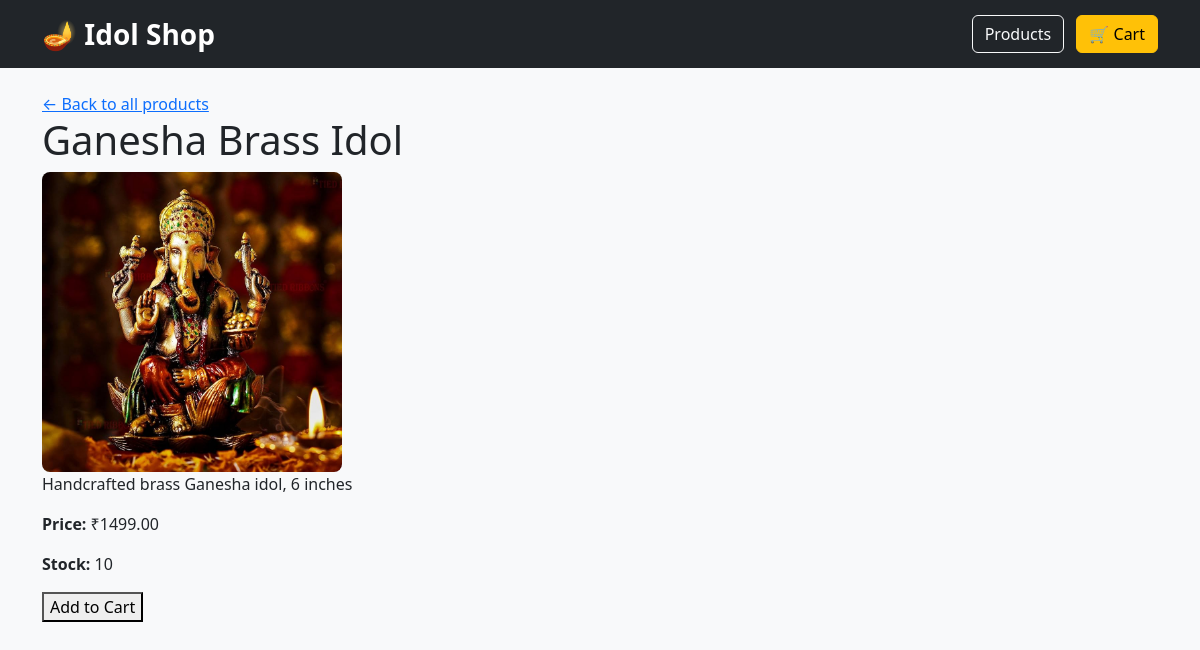
The app's page /products/ganesha-brass-idol/ with its own data.
### products/models.py (models this page shows, shortened)
class Product(models.Model):
    name = models.CharField(max_length=200)
    slug = models.SlugField(max_length=200, unique=True)
    category = models.ForeignKey(Category, on_delete=models.SET_NULL, null=True, related_name="products")
    description = models.TextField(blank=True)
    price = models.DecimalField(max_digits=10, decimal_places=2)
    stock = models.PositiveIntegerField(default=0)
    is_active = models.BooleanField(default=True)
    created_at = models.DateTimeField(auto_now_add=True)

class ProductImage(models.Model):
    product = models.ForeignKey(Product, on_delete=models.CASCADE, related_name="images")
    image = models.ImageField(upload_to="products/")
    is_primary = models.BooleanField(default=False)

### products/views.py (the view)
# urls.py: path("<slug:slug>/", views.product_detail, name="product_detail"),
def product_detail(request, slug):
    product = get_object_or_404(Product, slug=slug, is_active=True)
    return render(request, "products/product_detail.html", {
        "product": product
    })

### products/templates/products/product_detail.html (shortened to what this page needs)
{% extends "base.html" %}
{% block content %}
    <a href="{% url 'products:product_list' %}">&larr; Back to all products</a>
    <h1>{{ product.name }}</h1>
    {% for img in product.images.all %}
        <img src="{{ img.image.url }}" width="300" style="border-radius: 8px;">
    {% endfor %}
    <p>{{ product.description }}</p>
    <p><strong>Price:</strong> ₹{{ product.price }}</p>
    <p><strong>Stock:</strong> {{ product.stock }}</p>
    <form action="{% url 'products:cart_add' product.id %}" method="post">
        <button type="submit">Add to Cart</button>
    </form>
{% endblock %}

### templates/base.html (style rules this page uses)
body { background:#f8f9fa; }

### records on screen
Product: name "Ganesha Brass Idol", description "Handcrafted brass Ganesha idol, 6 inches", price "1499.00", stock "10"
ProductImage: image (picture)
